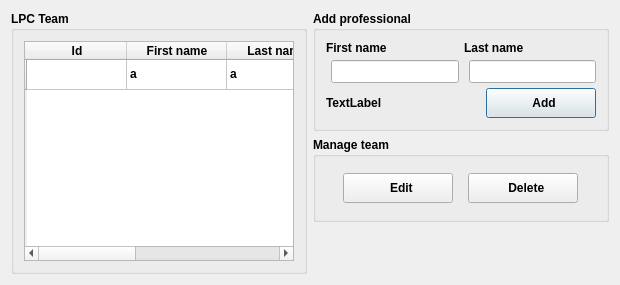
<?xml version="1.0" encoding="UTF-8"?>
<ui version="4.0">
 <class>Dialog</class>
 <widget class="QDialog" name="Dialog">
  <property name="geometry">
   <rect>
    <x>0</x>
    <y>0</y>
    <width>620</width>
    <height>285</height>
   </rect>
  </property>
  <property name="minimumSize">
   <size>
    <width>620</width>
    <height>285</height>
   </size>
  </property>
  <property name="windowTitle">
   <string>Dialog</string>
  </property>
  <layout class="QHBoxLayout" name="horizontalLayout">
   <item>
    <widget class="QGroupBox" name="teamGroupBox">
     <property name="sizePolicy">
      <sizepolicy hsizetype="Preferred" vsizetype="MinimumExpanding">
       <horstretch>0</horstretch>
       <verstretch>0</verstretch>
      </sizepolicy>
     </property>
     <property name="minimumSize">
      <size>
       <width>0</width>
       <height>0</height>
      </size>
     </property>
     <property name="maximumSize">
      <size>
       <width>16777215</width>
       <height>16777215</height>
      </size>
     </property>
     <property name="font">
      <font>
       <weight>75</weight>
       <bold>true</bold>
      </font>
     </property>
     <property name="title">
      <string>LPC Team</string>
     </property>
     <layout class="QGridLayout" name="gridLayout_5">
      <property name="leftMargin">
       <number>10</number>
      </property>
      <property name="topMargin">
       <number>10</number>
      </property>
      <property name="rightMargin">
       <number>10</number>
      </property>
      <property name="bottomMargin">
       <number>10</number>
      </property>
      <property name="spacing">
       <number>5</number>
      </property>
      <item row="0" column="0">
       <layout class="QHBoxLayout" name="horizontalLayout_10">
        <property name="spacing">
         <number>5</number>
        </property>
        <item>
         <widget class="QTableWidget" name="tableWidget">
          <property name="styleSheet">
           <string notr="true">font: 8pt &quot;MS Shell Dlg 2&quot;;</string>
          </property>
          <property name="frameShape">
           <enum>QFrame::StyledPanel</enum>
          </property>
          <property name="alternatingRowColors">
           <bool>true</bool>
          </property>
          <property name="sortingEnabled">
           <bool>true</bool>
          </property>
          <row>
           <property name="text">
            <string/>
           </property>
          </row>
          <column>
           <property name="text">
            <string>Id</string>
           </property>
          </column>
          <column>
           <property name="text">
            <string>First name</string>
           </property>
          </column>
          <column>
           <property name="text">
            <string>Last name</string>
           </property>
          </column>
          <column>
           <property name="text">
            <string>Create date</string>
           </property>
          </column>
          <column>
           <property name="text">
            <string>Modify date</string>
           </property>
          </column>
          <item row="0" column="1">
           <property name="text">
            <string>a</string>
           </property>
          </item>
          <item row="0" column="2">
           <property name="text">
            <string>a</string>
           </property>
          </item>
         </widget>
        </item>
       </layout>
      </item>
     </layout>
    </widget>
   </item>
   <item>
    <layout class="QVBoxLayout" name="verticalLayout_3">
     <item>
      <widget class="QGroupBox" name="addGroupBox">
       <property name="sizePolicy">
        <sizepolicy hsizetype="Preferred" vsizetype="Preferred">
         <horstretch>0</horstretch>
         <verstretch>0</verstretch>
        </sizepolicy>
       </property>
       <property name="minimumSize">
        <size>
         <width>0</width>
         <height>100</height>
        </size>
       </property>
       <property name="maximumSize">
        <size>
         <width>16777215</width>
         <height>120</height>
        </size>
       </property>
       <property name="font">
        <font>
         <weight>75</weight>
         <bold>true</bold>
        </font>
       </property>
       <property name="title">
        <string>Add professional</string>
       </property>
       <layout class="QGridLayout" name="gridLayout_4">
        <property name="leftMargin">
         <number>10</number>
        </property>
        <property name="topMargin">
         <number>10</number>
        </property>
        <property name="rightMargin">
         <number>10</number>
        </property>
        <property name="bottomMargin">
         <number>10</number>
        </property>
        <property name="spacing">
         <number>5</number>
        </property>
        <item row="0" column="0">
         <layout class="QVBoxLayout" name="verticalLayout">
          <property name="spacing">
           <number>0</number>
          </property>
          <item>
           <layout class="QHBoxLayout" name="horizontalLayout_3">
            <property name="spacing">
             <number>5</number>
            </property>
            <property name="bottomMargin">
             <number>5</number>
            </property>
            <item>
             <widget class="QLabel" name="farmerFirstNameLabel">
              <property name="styleSheet">
               <string notr="true">font: 8pt &quot;MS Shell Dlg 2&quot;;</string>
              </property>
              <property name="text">
               <string>First name</string>
              </property>
             </widget>
            </item>
            <item>
             <widget class="QLabel" name="farmerLastNameLabel">
              <property name="styleSheet">
               <string notr="true">font: 8pt &quot;MS Shell Dlg 2&quot;;</string>
              </property>
              <property name="text">
               <string>Last name</string>
              </property>
             </widget>
            </item>
           </layout>
          </item>
          <item>
           <layout class="QHBoxLayout" name="horizontalLayout_4">
            <property name="spacing">
             <number>10</number>
            </property>
            <property name="leftMargin">
             <number>5</number>
            </property>
            <item>
             <widget class="QLineEdit" name="lpcTeamFirstNameLineEdit">
              <property name="minimumSize">
               <size>
                <width>0</width>
                <height>23</height>
               </size>
              </property>
              <property name="styleSheet">
               <string notr="true">font: 8pt &quot;MS Shell Dlg 2&quot;;</string>
              </property>
             </widget>
            </item>
            <item>
             <widget class="QLineEdit" name="lpcTeamLastNameLineEdit">
              <property name="sizePolicy">
               <sizepolicy hsizetype="Expanding" vsizetype="Fixed">
                <horstretch>0</horstretch>
                <verstretch>0</verstretch>
               </sizepolicy>
              </property>
              <property name="minimumSize">
               <size>
                <width>0</width>
                <height>23</height>
               </size>
              </property>
              <property name="styleSheet">
               <string notr="true">font: 8pt &quot;MS Shell Dlg 2&quot;;</string>
              </property>
             </widget>
            </item>
           </layout>
          </item>
         </layout>
        </item>
        <item row="1" column="0">
         <layout class="QHBoxLayout" name="horizontalLayout_7">
          <property name="spacing">
           <number>5</number>
          </property>
          <property name="topMargin">
           <number>5</number>
          </property>
          <item>
           <widget class="QLabel" name="lpcTeamIDLabel">
            <property name="enabled">
             <bool>true</bool>
            </property>
            <property name="styleSheet">
             <string notr="true">font: 8pt &quot;MS Shell Dlg 2&quot;;</string>
            </property>
            <property name="text">
             <string>TextLabel</string>
            </property>
           </widget>
          </item>
          <item>
           <spacer name="horizontalSpacer_4">
            <property name="orientation">
             <enum>Qt::Horizontal</enum>
            </property>
            <property name="sizeHint" stdset="0">
             <size>
              <width>40</width>
              <height>20</height>
             </size>
            </property>
           </spacer>
          </item>
          <item>
           <widget class="QPushButton" name="lpcTeamAddPushButton">
            <property name="minimumSize">
             <size>
              <width>110</width>
              <height>30</height>
             </size>
            </property>
            <property name="maximumSize">
             <size>
              <width>110</width>
              <height>16777215</height>
             </size>
            </property>
            <property name="styleSheet">
             <string notr="true">font: 8pt &quot;MS Shell Dlg 2&quot;;</string>
            </property>
            <property name="text">
             <string>  Add</string>
            </property>
            <property name="icon">
             <iconset resource="../../resources.qrc">
              <normaloff>:/plugins/lallemand_plant_care/icons/user.png</normaloff>:/plugins/lallemand_plant_care/icons/user.png</iconset>
            </property>
           </widget>
          </item>
         </layout>
        </item>
       </layout>
      </widget>
     </item>
     <item>
      <widget class="QGroupBox" name="groupBox_4">
       <property name="sizePolicy">
        <sizepolicy hsizetype="Preferred" vsizetype="Preferred">
         <horstretch>0</horstretch>
         <verstretch>0</verstretch>
        </sizepolicy>
       </property>
       <property name="minimumSize">
        <size>
         <width>0</width>
         <height>85</height>
        </size>
       </property>
       <property name="maximumSize">
        <size>
         <width>16777215</width>
         <height>120</height>
        </size>
       </property>
       <property name="font">
        <font>
         <weight>75</weight>
         <bold>true</bold>
        </font>
       </property>
       <property name="title">
        <string>Manage team</string>
       </property>
       <layout class="QGridLayout" name="gridLayout_6">
        <property name="leftMargin">
         <number>10</number>
        </property>
        <property name="topMargin">
         <number>10</number>
        </property>
        <property name="rightMargin">
         <number>10</number>
        </property>
        <property name="bottomMargin">
         <number>10</number>
        </property>
        <property name="spacing">
         <number>5</number>
        </property>
        <item row="0" column="0">
         <layout class="QHBoxLayout" name="horizontalLayout_8">
          <property name="spacing">
           <number>15</number>
          </property>
          <property name="leftMargin">
           <number>15</number>
          </property>
          <property name="rightMargin">
           <number>15</number>
          </property>
          <item>
           <widget class="QPushButton" name="editPushButton">
            <property name="minimumSize">
             <size>
              <width>100</width>
              <height>30</height>
             </size>
            </property>
            <property name="maximumSize">
             <size>
              <width>110</width>
              <height>30</height>
             </size>
            </property>
            <property name="styleSheet">
             <string notr="true">font: 8pt &quot;MS Shell Dlg 2&quot;;</string>
            </property>
            <property name="text">
             <string>  Edit</string>
            </property>
            <property name="icon">
             <iconset resource="../../resources.qrc">
              <normaloff>:/plugins/lallemand_plant_care/icons/edit.png</normaloff>:/plugins/lallemand_plant_care/icons/edit.png</iconset>
            </property>
            <property name="iconSize">
             <size>
              <width>24</width>
              <height>24</height>
             </size>
            </property>
           </widget>
          </item>
          <item>
           <widget class="QPushButton" name="deletePushButton">
            <property name="minimumSize">
             <size>
              <width>100</width>
              <height>30</height>
             </size>
            </property>
            <property name="maximumSize">
             <size>
              <width>110</width>
              <height>30</height>
             </size>
            </property>
            <property name="styleSheet">
             <string notr="true">font: 8pt &quot;MS Shell Dlg 2&quot;;</string>
            </property>
            <property name="text">
             <string>  Delete</string>
            </property>
            <property name="icon">
             <iconset resource="../../resources.qrc">
              <normaloff>:/plugins/lallemand_plant_care/icons/delete.png</normaloff>:/plugins/lallemand_plant_care/icons/delete.png</iconset>
            </property>
            <property name="iconSize">
             <size>
              <width>24</width>
              <height>24</height>
             </size>
            </property>
           </widget>
          </item>
         </layout>
        </item>
       </layout>
      </widget>
     </item>
     <item>
      <spacer name="verticalSpacer">
       <property name="orientation">
        <enum>Qt::Vertical</enum>
       </property>
       <property name="sizeHint" stdset="0">
        <size>
         <width>20</width>
         <height>40</height>
        </size>
       </property>
      </spacer>
     </item>
    </layout>
   </item>
  </layout>
 </widget>
 <tabstops>
  <tabstop>tableWidget</tabstop>
  <tabstop>lpcTeamFirstNameLineEdit</tabstop>
  <tabstop>lpcTeamLastNameLineEdit</tabstop>
  <tabstop>lpcTeamAddPushButton</tabstop>
  <tabstop>editPushButton</tabstop>
  <tabstop>deletePushButton</tabstop>
 </tabstops>
 <resources>
  <include location="../../resources.qrc"/>
 </resources>
 <connections/>
</ui>
